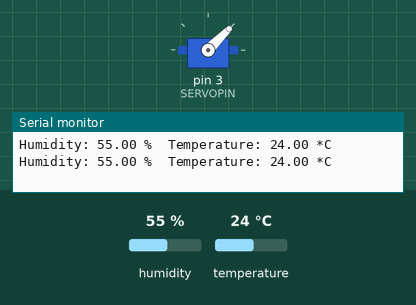
A sketch run on a simulated Arduino Uno, built for the host (arithmetic inside an expression is 32-bit, double 64-bit). On the bench: servo, the last lines printed to the serial monitor. The inputs (shaded band) are chosen by the test bench; at power-on: temperature 24 °C, humidity 55 %. The local clock reads 2024-03-15 10:24:30 at power-on unless the sketch sets it; EEPROM starts erased.

Above: at 10.8 s.
10.9 s: temperature set to 20 °C
At 21.1 s:
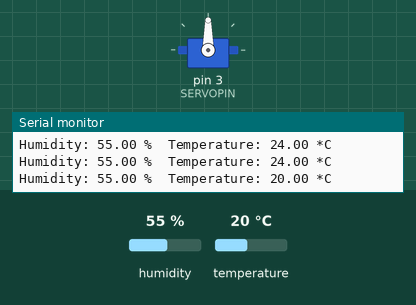
21.5 s: temperature set to 33 °C
At 30.9 s:
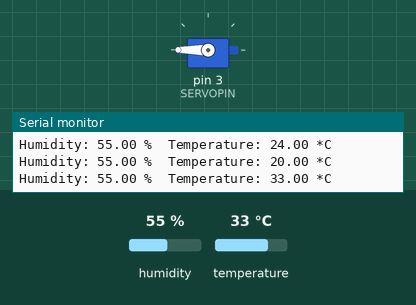
31.6 s: temperature set to 30 °C
41.6 s: temperature set to 27 °C
At 50.6 s:
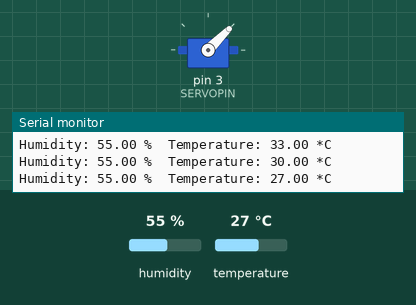
51.6 s: temperature set to 12 °C
At 61.6 s:
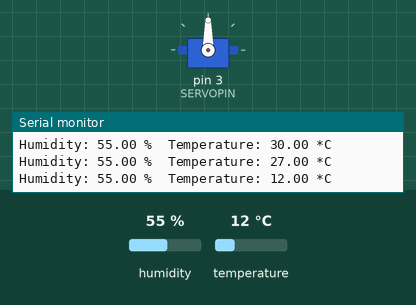
Timing chart, 0 to 62.6 s (numbered marks = the images above; inputs shaded):
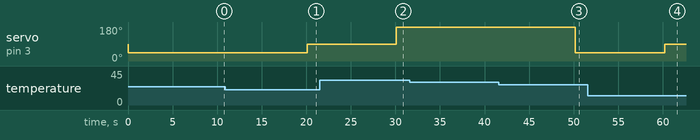

Measured:
- the behaviour switches between 22 and 21 °C on temperature (found by bisection; images 0 and 1)
- the behaviour switches between 29 and 28 °C on temperature (found by bisection; images 2 and 3)
- after the input at 10.9 s, servo on pin 3 (SERVOPIN): 45° → 90° after 9.2 s
- after the input at 21.5 s, servo on pin 3 (SERVOPIN): 90° → 180° after 8.6 s
- after the input at 41.6 s, servo on pin 3 (SERVOPIN): 180° → 45° after 8.6 s
- after the input at 51.6 s, servo on pin 3 (SERVOPIN): 45° → 90° after 8.6 s

The sketch:

Sistem_irigasi_tanaman_motor_servo.ino
```cpp
#include <Wire.h>
#include <Servo.h>
#include <EEPROM.h>
#include <DHT.h>
#include <DS3231.h>

#define DHTPIN 2 // Pin data untuk sensor DHT11
#define DHTTYPE DHT11 // Jenis sensor DHT11
DHT dht(DHTPIN, DHTTYPE);

#define SERVOPIN 3 // Pin untuk mengontrol motor servo
Servo myservo;

DS3231 rtc(SDA, SCL);

void setup() {
  Serial.begin(9600);
  dht.begin();
  myservo.attach(SERVOPIN);

  Wire.begin();
  rtc.begin();

  // Inisialisasi EEPROM
  EEPROM.begin(512);
}

void loop() {
  // Baca data suhu dan kelembaban dari sensor DHT11
  float h = dht.readHumidity();
  float t = dht.readTemperature();

  // Jika pembacaan sensor DHT11 berhasil
  if (!isnan(h) && !isnan(t)) {
    Serial.print("Humidity: ");
    Serial.print(h);
    Serial.print(" %\t");
    Serial.print("Temperature: ");
    Serial.print(t);
    Serial.println(" *C");

    // Simpan data suhu dan kelembaban ke EEPROM
    int addr = 0;
    float temp = t;
    EEPROM.put(addr, temp);
    addr += sizeof(temp);
    float hum = h;
    EEPROM.put(addr, hum);
    addr += sizeof(hum);
    EEPROM.commit();
  }

  // Baca waktu dari RTC
  rtc.update();
  DateTime now = rtc.now();

  // Set level air berdasarkan waktu dan suhu
  int hour = now.hour();
  if (hour < 8 || hour > 20) {
    myservo.write(0); // Level air rendah saat malam hari
  } else {
    float temp;
    EEPROM.get(0, temp);
    if (temp > 28) {
      myservo.write(180); // Level air tinggi saat suhu panas
    } else if (temp < 22) {
      myservo.write(90); // Level air sedang saat suhu sejuk
    } else {
      myservo.write(45); // Level air rendah saat suhu normal
    }
  }

  delay(10000); // Jeda 10 detik
}
```
